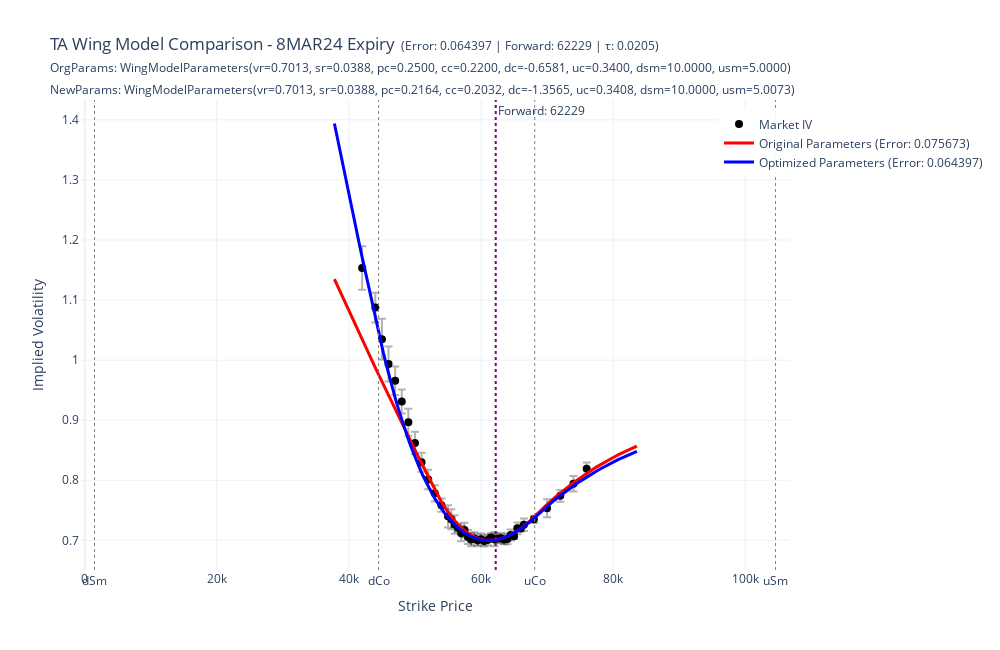

Notebook cell for this chart:
### Code cell
# Visualize results - Compare all calibration methods
from utils.volatility_fitter.wing_model.wing_model_parameters import WingModelParameters

# Create plot
fig = go.Figure()

# Market data points with bid/ask error bars
market_bid_vols = (df_option_with_vola_and_greeks['bidVola']/100).to_list()
market_ask_vols = (df_option_with_vola_and_greeks['askVola']/100).to_list()

fig.add_trace(go.Scatter(
    x=strikes_list, y=market_vols, mode='markers', name='Market IV',
    error_y=dict(type='data', symmetric=False,
        array=[ask - mid for ask, mid in zip(market_ask_vols, market_vols)],
        arrayminus=[mid - bid for bid, mid in zip(market_bid_vols, market_vols)],
        visible=True, color='rgba(0,0,0,0.3)'
    ),
    marker=dict(size=8, color='black', symbol='circle'),
    hovertemplate='Strike: %{x}<br>Market Vol: %{y:.4f}<extra></extra>'
))

# Generate extended strike range for smooth curves
extended_strikes = np.linspace(min(strikes_list) * 0.9, max(strikes_list) * 1.1, 100)

# Track all results for comparison
calibration_results: list[str, WingModelParameters, str, str] = []

calibration_results.append(('Original Parameters', ta_initial_params, 'red', 'solid'))

# Add optimized result
if 'my_result' in locals() and my_result is not None and my_result.success:
    calibration_results.append(('Optimized Parameters', my_result.parameters, 'blue', 'solid'))

# Plot each calibration result
for name, model_params, color, line_style in calibration_results:
    model = TimeAdjustedWingModel(model_params)
    model_vols = [model.calculate_volatility_from_strike(strike) for strike in extended_strikes]
    error = my_calibrator._objective_function(
                x=np.array(model_params.get_fitted_vol_parameter()),
                initial_params=model_params,
                param_names=model_params.get_parameter_names(),
                strikes=strikes_list,
                market_volatilities=market_vols,
                market_vegas=market_vegas,
                enforce_arbitrage_free=True)
    fig.add_trace(go.Scatter(
        x=extended_strikes, y=model_vols, mode='lines',
        name=f'{name} (Error: {error:.6f})',
        line=dict(color=color, width=3, dash=line_style),
        hovertemplate=f'{name}<br>Strike: %{{x}}<br>Vol: %{{y:.4f}}<extra></extra>'
    ))

# Forward price line
fig.add_vline(x=forward_price, line=dict(color='purple', dash='dot', width=2), 
                annotation_text=f"Forward: {forward_price:.0f}")

# Summary for title
best_error = my_result.error if my_result is not None else 0
num_methods = len(calibration_results)

# Layout
fig.update_layout(
    title=f"TA Wing Model Comparison - {my_expiry} Expiry" +
            f"<span style='font-size:12px'>  (Error: {best_error:.6f} | Forward: {forward_price:.0f} | τ: {time_to_expiry:.4f})<br>" +
            f"OrgParams: {ta_initial_params}<br>" +
            f"NewParams: {my_result.parameters}",
    xaxis_title='Strike Price',
    yaxis_title='Implied Volatility',
    width=1000, height=650,
    template='plotly_white',
    hovermode='closest',
    legend=dict(x=0.90, y=0.98, bgcolor='rgba(255,255,255,0.9)')
)

# Add strike range lines if my_result is available
if 'my_result' in locals() and my_result is not None and my_result.success:
    for range_name, range_strike in TimeAdjustedWingModel(my_result.parameters).get_strike_ranges().items():
        fig.add_vline(x=range_strike, line=dict(color='gray', dash='dot', width=1), 
                        annotation_text=f"{range_name}", annotation_position="bottom")
    
fig.show()

### Figure 1 — Plotly figure (JSON) as saved in the notebook; plotly's stock layout.template omitted (floating-point values rounded to 4 significant figures)
{"data": [{"error_y": {"array": [0.0362, 0.0248, 0.0338, 0.0292, 0.0237, 0.0199, 0.0224, 0.0188, 0.0158, 0.0163, 0.0134, 0.011, 0.0184, 0.0167, 0.0155, 0.0072, 0.0132, 0.0123, 0.0116, 0.011, 0.0103, 0.0099, 0.0096, 0.0092, 0.0091, 0.0071, 0.0117, 0.0075, 0.0088, 0.008, 0.009, 0.0092, 0.0047, 0.0096, 0.005, 0.0104, 0.006, 0.015, 0.0097, 0.0129, 0.0102], "arrayminus": [0.0362, 0.0249, 0.0338, 0.0291, 0.0237, 0.0199, 0.0223, 0.0188, 0.0157, 0.0163, 0.0134, 0.011, 0.0184, 0.0168, 0.0154, 0.0071, 0.0133, 0.0123, 0.0116, 0.0109, 0.0104, 0.0099, 0.0095, 0.0093, 0.009, 0.0071, 0.0116, 0.0074, 0.0087, 0.0079, 0.009, 0.0092, 0.0047, 0.0097, 0.005, 0.0104, 0.006, 0.015, 0.0097, 0.0128, 0.0101], "color": "rgba(0,0,0,0.3)", "symmetric": false, "type": "data", "visible": true}, "hovertemplate": "Strike: %{x}<br>Market Vol: %{y:.4f}<extra></extra>", "marker": {"color": "black", "size": 8, "symbol": "circle"}, "mode": "markers", "name": "Market IV", "type": "scatter", "x": [42000, 44000, 45000, 46000, 47000, 48000, 49000, 50000, 51000, 52000, 53000, 54000, 55000, 55500, 56000, 56500, 57000, 57500, 58000, 58500, 59000, 59500, 60000, 60500, 61000, 61500, 62000, 62500, 63000, 63500, 64000, 64500, 65000, 65500, 66000, 66500, 68000, 70000, 72000, 74000, 76000], "y": [1.153, 1.088, 1.035, 0.9934, 0.9658, 0.9311, 0.8966, 0.8621, 0.83, 0.8012, 0.7782, 0.7585, 0.7399, 0.7352, 0.7262, 0.721, 0.7116, 0.717, 0.7054, 0.7012, 0.7031, 0.6999, 0.7018, 0.699, 0.7006, 0.7048, 0.7018, 0.7032, 0.7034, 0.7014, 0.7023, 0.7089, 0.7069, 0.72, 0.7198, 0.7259, 0.735, 0.7535, 0.7741, 0.7942, 0.8192]}, {"hovertemplate": "Original Parameters<br>Strike: %{x}<br>Vol: %{y:.4f}<extra></extra>", "line": {"color": "red", "dash": "solid", "width": 3}, "mode": "lines", "name": "Original Parameters (Error: 0.075673)", "type": "scatter", "x": [37800.0, 38260.0, 38730.0, 39190.0, 39650.0, 40110.0, 40580.0, 41040.0, 41500.0, 41960.0, 42430.0, 42890.0, 43350.0, 43810.0, 44280.0, 44740.0, 45200.0, 45660.0, 46130.0, 46590.0, 47050.0, 47520.0, 47980.0, 48440.0, 48900.0, 49370.0, 49830.0, 50290.0, 50750.0, 51220.0, 51680.0, 52140.0, 52600.0, 53070.0, 53530.0, 53990.0, 54450.0, 54920.0, 55380.0, 55840.0, 56310.0, 56770.0, 57230.0, 57690.0, 58160.0, 58620.0, 59080.0, 59540.0, 60010.0, 60470.0, 60930.0, 61390.0, 61860.0, 62320.0, 62780.0, 63240.0, 63710.0, 64170.0, 64630.0, 65090.0, 65560.0, 66020.0, 66480.0, 66950.0, 67410.0, 67870.0, 68330.0, 68800.0, 69260.0, 69720.0, 70180.0, 70650.0, 71110.0, 71570.0, 72030.0, 72500.0, 72960.0, 73420.0, 73880.0, 74350.0, 74810.0, 75270.0, 75740.0, 76200.0, 76660.0, 77120.0, 77590.0, 78050.0, 78510.0, 78970.0, 79440.0, 79900.0, 80360.0, 80820.0, 81290.0, 81750.0, 82210.0, 82670.0, 83140.0, 83600.0], "y": [1.135, 1.124, 1.113, 1.101, 1.09, 1.079, 1.068, 1.057, 1.046, 1.035, 1.024, 1.013, 1.002, 0.9917, 0.9809, 0.9701, 0.9594, 0.9488, 0.9381, 0.9275, 0.917, 0.9065, 0.896, 0.8855, 0.8751, 0.8647, 0.8544, 0.8441, 0.8338, 0.8236, 0.8133, 0.8032, 0.793, 0.7829, 0.7733, 0.7643, 0.7559, 0.7482, 0.7412, 0.7347, 0.7288, 0.7236, 0.7188, 0.7147, 0.711, 0.7079, 0.7054, 0.7033, 0.7017, 0.7006, 0.7, 0.6998, 0.7001, 0.7008, 0.7019, 0.7035, 0.7053, 0.7076, 0.7101, 0.7131, 0.7163, 0.7199, 0.7237, 0.7279, 0.7324, 0.7372, 0.7423, 0.7473, 0.7521, 0.7569, 0.7615, 0.7661, 0.7705, 0.7749, 0.7791, 0.7832, 0.7873, 0.7912, 0.7951, 0.7988, 0.8025, 0.8061, 0.8096, 0.813, 0.8163, 0.8195, 0.8227, 0.8257, 0.8287, 0.8316, 0.8345, 0.8372, 0.8399, 0.8425, 0.8451, 0.8475, 0.8499, 0.8523, 0.8545, 0.8567]}, {"hovertemplate": "Optimized Parameters<br>Strike: %{x}<br>Vol: %{y:.4f}<extra></extra>", "line": {"color": "blue", "dash": "solid", "width": 3}, "mode": "lines", "name": "Optimized Parameters (Error: 0.064397)", "type": "scatter", "x": [37800.0, 38260.0, 38730.0, 39190.0, 39650.0, 40110.0, 40580.0, 41040.0, 41500.0, 41960.0, 42430.0, 42890.0, 43350.0, 43810.0, 44280.0, 44740.0, 45200.0, 45660.0, 46130.0, 46590.0, 47050.0, 47520.0, 47980.0, 48440.0, 48900.0, 49370.0, 49830.0, 50290.0, 50750.0, 51220.0, 51680.0, 52140.0, 52600.0, 53070.0, 53530.0, 53990.0, 54450.0, 54920.0, 55380.0, 55840.0, 56310.0, 56770.0, 57230.0, 57690.0, 58160.0, 58620.0, 59080.0, 59540.0, 60010.0, 60470.0, 60930.0, 61390.0, 61860.0, 62320.0, 62780.0, 63240.0, 63710.0, 64170.0, 64630.0, 65090.0, 65560.0, 66020.0, 66480.0, 66950.0, 67410.0, 67870.0, 68330.0, 68800.0, 69260.0, 69720.0, 70180.0, 70650.0, 71110.0, 71570.0, 72030.0, 72500.0, 72960.0, 73420.0, 73880.0, 74350.0, 74810.0, 75270.0, 75740.0, 76200.0, 76660.0, 77120.0, 77590.0, 78050.0, 78510.0, 78970.0, 79440.0, 79900.0, 80360.0, 80820.0, 81290.0, 81750.0, 82210.0, 82670.0, 83140.0, 83600.0], "y": [1.394, 1.369, 1.344, 1.319, 1.294, 1.269, 1.245, 1.221, 1.197, 1.173, 1.15, 1.126, 1.103, 1.08, 1.057, 1.035, 1.013, 0.9922, 0.9723, 0.9534, 0.9353, 0.918, 0.9015, 0.8859, 0.871, 0.8568, 0.8434, 0.8307, 0.8187, 0.8074, 0.7967, 0.7867, 0.7773, 0.7685, 0.7604, 0.7527, 0.7457, 0.7392, 0.7333, 0.7278, 0.7229, 0.7185, 0.7146, 0.7112, 0.7082, 0.7057, 0.7036, 0.702, 0.7008, 0.7, 0.6996, 0.6996, 0.7, 0.7008, 0.7019, 0.7034, 0.7052, 0.7074, 0.7098, 0.7126, 0.7157, 0.719, 0.7227, 0.7267, 0.7309, 0.7354, 0.7402, 0.7449, 0.7494, 0.7539, 0.7583, 0.7626, 0.7668, 0.7709, 0.7748, 0.7787, 0.7826, 0.7863, 0.7899, 0.7934, 0.7969, 0.8003, 0.8036, 0.8068, 0.8099, 0.8129, 0.8159, 0.8188, 0.8216, 0.8244, 0.8271, 0.8297, 0.8322, 0.8347, 0.837, 0.8394, 0.8416, 0.8438, 0.846, 0.8481]}], "layout": {"annotations": [{"showarrow": false, "text": "Forward: 62229", "x": 62230.0, "xanchor": "left", "xref": "x", "y": 1, "yanchor": "top", "yref": "y domain"}, {"showarrow": false, "text": "dSm", "x": 1475.0, "xanchor": "center", "xref": "x", "y": 0, "yanchor": "top", "yref": "y domain"}, {"showarrow": false, "text": "dCo", "x": 44490.0, "xanchor": "center", "xref": "x", "y": 0, "yanchor": "top", "yref": "y domain"}, {"showarrow": false, "text": "uCo", "x": 68130.0, "xanchor": "center", "xref": "x", "y": 0, "yanchor": "top", "yref": "y domain"}, {"showarrow": false, "text": "uSm", "x": 104600.0, "xanchor": "center", "xref": "x", "y": 0, "yanchor": "top", "yref": "y domain"}], "height": 650, "hovermode": "closest", "legend": {"bgcolor": "rgba(255,255,255,0.9)", "x": 0.9, "y": 0.98}, "shapes": [{"line": {"color": "purple", "dash": "dot", "width": 2}, "type": "line", "x0": 62230.0, "x1": 62230.0, "xref": "x", "y0": 0, "y1": 1, "yref": "y domain"}, {"line": {"color": "gray", "dash": "dot", "width": 1}, "type": "line", "x0": 1475.0, "x1": 1475.0, "xref": "x", "y0": 0, "y1": 1, "yref": "y domain"}, {"line": {"color": "gray", "dash": "dot", "width": 1}, "type": "line", "x0": 44490.0, "x1": 44490.0, "xref": "x", "y0": 0, "y1": 1, "yref": "y domain"}, {"line": {"color": "gray", "dash": "dot", "width": 1}, "type": "line", "x0": 68130.0, "x1": 68130.0, "xref": "x", "y0": 0, "y1": 1, "yref": "y domain"}, {"line": {"color": "gray", "dash": "dot", "width": 1}, "type": "line", "x0": 104600.0, "x1": 104600.0, "xref": "x", "y0": 0, "y1": 1, "yref": "y domain"}], "title": {"text": "TA Wing Model Comparison - 8MAR24 Expiry<span style='font-size:12px'>  (Error: 0.064397 | Forward: 62229 | τ: 0.0205)<br>OrgParams: WingModelParameters(vr=0.7013, sr=0.0388, pc=0.2500, cc=0.2200, dc=-0.6581, uc=0.3400, dsm=10.0000, usm=5.0000)<br>NewParams: WingModelParameters(vr=0.7013, sr=0.0388, pc=0.2164, cc=0.2032, dc=-1.3565, uc=0.3408, dsm=10.0000, usm=5.0073)"}, "width": 1000, "xaxis": {"title": {"text": "Strike Price"}}, "yaxis": {"title": {"text": "Implied Volatility"}}}}
